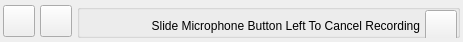
<?xml version="1.0" encoding="UTF-8"?>
<ui version="4.0">
 <class>InputVoiceWidget</class>
 <widget class="QWidget" name="InputVoiceWidget">
  <property name="geometry">
   <rect>
    <x>0</x>
    <y>0</y>
    <width>463</width>
    <height>42</height>
   </rect>
  </property>
  <property name="sizePolicy">
   <sizepolicy hsizetype="Expanding" vsizetype="Fixed">
    <horstretch>0</horstretch>
    <verstretch>0</verstretch>
   </sizepolicy>
  </property>
  <property name="minimumSize">
   <size>
    <width>0</width>
    <height>42</height>
   </size>
  </property>
  <property name="maximumSize">
   <size>
    <width>16777215</width>
    <height>42</height>
   </size>
  </property>
  <property name="windowTitle">
   <string>Form</string>
  </property>
  <property name="styleSheet">
   <string notr="true"/>
  </property>
  <layout class="QGridLayout" name="gridLayout">
   <property name="leftMargin">
    <number>0</number>
   </property>
   <property name="topMargin">
    <number>0</number>
   </property>
   <property name="rightMargin">
    <number>0</number>
   </property>
   <property name="bottomMargin">
    <number>0</number>
   </property>
   <property name="spacing">
    <number>0</number>
   </property>
   <item row="0" column="0">
    <widget class="QFrame" name="m_MainFrame">
     <property name="sizePolicy">
      <sizepolicy hsizetype="Preferred" vsizetype="Fixed">
       <horstretch>0</horstretch>
       <verstretch>0</verstretch>
      </sizepolicy>
     </property>
     <property name="minimumSize">
      <size>
       <width>0</width>
       <height>42</height>
      </size>
     </property>
     <property name="maximumSize">
      <size>
       <width>16777215</width>
       <height>42</height>
      </size>
     </property>
     <property name="frameShape">
      <enum>QFrame::NoFrame</enum>
     </property>
     <property name="frameShadow">
      <enum>QFrame::Raised</enum>
     </property>
     <layout class="QHBoxLayout" name="horizontalLayout">
      <property name="spacing">
       <number>5</number>
      </property>
      <property name="leftMargin">
       <number>3</number>
      </property>
      <property name="topMargin">
       <number>3</number>
      </property>
      <property name="rightMargin">
       <number>3</number>
      </property>
      <property name="bottomMargin">
       <number>3</number>
      </property>
      <item>
       <widget class="VxPushButton" name="m_BackButton">
        <property name="sizePolicy">
         <sizepolicy hsizetype="Fixed" vsizetype="Fixed">
          <horstretch>0</horstretch>
          <verstretch>0</verstretch>
         </sizepolicy>
        </property>
        <property name="minimumSize">
         <size>
          <width>32</width>
          <height>32</height>
         </size>
        </property>
        <property name="maximumSize">
         <size>
          <width>32</width>
          <height>32</height>
         </size>
        </property>
        <property name="text">
         <string/>
        </property>
        <property name="iconSize">
         <size>
          <width>32</width>
          <height>32</height>
         </size>
        </property>
       </widget>
      </item>
      <item>
       <widget class="VxPushButton" name="m_CancelRecordButton">
        <property name="sizePolicy">
         <sizepolicy hsizetype="Fixed" vsizetype="Fixed">
          <horstretch>0</horstretch>
          <verstretch>0</verstretch>
         </sizepolicy>
        </property>
        <property name="minimumSize">
         <size>
          <width>32</width>
          <height>32</height>
         </size>
        </property>
        <property name="maximumSize">
         <size>
          <width>32</width>
          <height>32</height>
         </size>
        </property>
        <property name="text">
         <string/>
        </property>
        <property name="iconSize">
         <size>
          <width>32</width>
          <height>32</height>
         </size>
        </property>
       </widget>
      </item>
      <item>
       <widget class="QGroupBox" name="m_InputVoiceGroupBox">
        <property name="sizePolicy">
         <sizepolicy hsizetype="Expanding" vsizetype="Fixed">
          <horstretch>0</horstretch>
          <verstretch>0</verstretch>
         </sizepolicy>
        </property>
        <property name="minimumSize">
         <size>
          <width>0</width>
          <height>34</height>
         </size>
        </property>
        <property name="maximumSize">
         <size>
          <width>16777215</width>
          <height>34</height>
         </size>
        </property>
        <property name="styleSheet">
         <string notr="true"/>
        </property>
        <layout class="QHBoxLayout" name="horizontalLayout_3">
         <property name="spacing">
          <number>5</number>
         </property>
         <property name="leftMargin">
          <number>0</number>
         </property>
         <property name="topMargin">
          <number>0</number>
         </property>
         <property name="rightMargin">
          <number>0</number>
         </property>
         <property name="bottomMargin">
          <number>0</number>
         </property>
         <item>
          <widget class="QLabel" name="m_RecLenLabel">
           <property name="text">
            <string/>
           </property>
          </widget>
         </item>
         <item>
          <widget class="QLabel" name="m_SlideToCancleLabel">
           <property name="sizePolicy">
            <sizepolicy hsizetype="Expanding" vsizetype="Fixed">
             <horstretch>0</horstretch>
             <verstretch>0</verstretch>
            </sizepolicy>
           </property>
           <property name="minimumSize">
            <size>
             <width>0</width>
             <height>32</height>
            </size>
           </property>
           <property name="maximumSize">
            <size>
             <width>16777215</width>
             <height>32</height>
            </size>
           </property>
           <property name="text">
            <string>Slide Microphone Button Left To Cancel Recording</string>
           </property>
           <property name="alignment">
            <set>Qt::AlignRight|Qt::AlignTrailing|Qt::AlignVCenter</set>
           </property>
          </widget>
         </item>
         <item>
          <widget class="VxPushButton" name="m_RecVoiceButton">
           <property name="sizePolicy">
            <sizepolicy hsizetype="Fixed" vsizetype="Fixed">
             <horstretch>0</horstretch>
             <verstretch>0</verstretch>
            </sizepolicy>
           </property>
           <property name="minimumSize">
            <size>
             <width>32</width>
             <height>32</height>
            </size>
           </property>
           <property name="maximumSize">
            <size>
             <width>32</width>
             <height>32</height>
            </size>
           </property>
           <property name="text">
            <string/>
           </property>
           <property name="iconSize">
            <size>
             <width>32</width>
             <height>32</height>
            </size>
           </property>
          </widget>
         </item>
        </layout>
       </widget>
      </item>
     </layout>
    </widget>
   </item>
  </layout>
 </widget>
 <customwidgets>
  <customwidget>
   <class>VxPushButton</class>
   <extends>QPushButton</extends>
   <header>VxPushButton.h</header>
  </customwidget>
 </customwidgets>
 <resources/>
 <connections/>
</ui>
